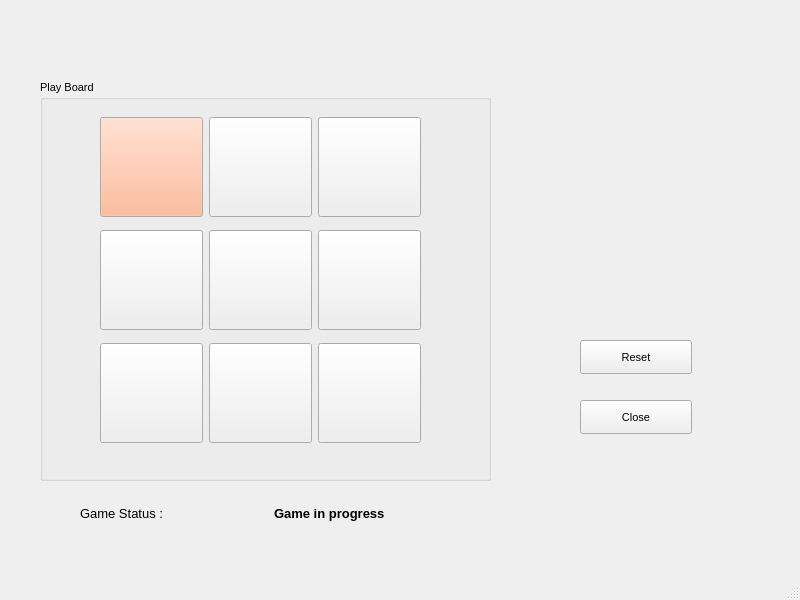
<?xml version="1.0" encoding="UTF-8"?>
<ui version="4.0">
 <class>TicTacToe</class>
 <widget class="QMainWindow" name="TicTacToe">
  <property name="enabled">
   <bool>true</bool>
  </property>
  <property name="geometry">
   <rect>
    <x>0</x>
    <y>0</y>
    <width>800</width>
    <height>600</height>
   </rect>
  </property>
  <property name="font">
   <font>
    <pointsize>8</pointsize>
   </font>
  </property>
  <property name="windowTitle">
   <string>TicTacToe</string>
  </property>
  <property name="windowOpacity">
   <double>4.000000000000000</double>
  </property>
  <property name="autoFillBackground">
   <bool>true</bool>
  </property>
  <widget class="QWidget" name="centralwidget">
   <widget class="QGroupBox" name="groupBox">
    <property name="geometry">
     <rect>
      <x>40</x>
      <y>80</y>
      <width>451</width>
      <height>401</height>
     </rect>
    </property>
    <property name="autoFillBackground">
     <bool>true</bool>
    </property>
    <property name="title">
     <string>Play Board</string>
    </property>
    <widget class="QWidget" name="">
     <property name="geometry">
      <rect>
       <x>60</x>
       <y>30</y>
       <width>321</width>
       <height>340</height>
      </rect>
     </property>
     <layout class="QGridLayout" name="gridLayout">
      <item row="0" column="0">
       <widget class="QPushButton" name="pushButton_00">
        <property name="enabled">
         <bool>true</bool>
        </property>
        <property name="minimumSize">
         <size>
          <width>100</width>
          <height>100</height>
         </size>
        </property>
        <property name="palette">
         <palette>
          <active>
           <colorrole role="Button">
            <brush brushstyle="SolidPattern">
             <color alpha="255">
              <red>255</red>
              <green>170</green>
              <blue>127</blue>
             </color>
            </brush>
           </colorrole>
          </active>
          <inactive>
           <colorrole role="Button">
            <brush brushstyle="SolidPattern">
             <color alpha="255">
              <red>255</red>
              <green>170</green>
              <blue>127</blue>
             </color>
            </brush>
           </colorrole>
          </inactive>
          <disabled>
           <colorrole role="Button">
            <brush brushstyle="SolidPattern">
             <color alpha="255">
              <red>255</red>
              <green>170</green>
              <blue>127</blue>
             </color>
            </brush>
           </colorrole>
          </disabled>
         </palette>
        </property>
        <property name="font">
         <font>
          <pointsize>45</pointsize>
         </font>
        </property>
        <property name="autoFillBackground">
         <bool>false</bool>
        </property>
        <property name="text">
         <string/>
        </property>
        <property name="checkable">
         <bool>false</bool>
        </property>
       </widget>
      </item>
      <item row="0" column="2">
       <widget class="QPushButton" name="pushButton_02">
        <property name="minimumSize">
         <size>
          <width>100</width>
          <height>100</height>
         </size>
        </property>
        <property name="font">
         <font>
          <pointsize>45</pointsize>
         </font>
        </property>
        <property name="autoFillBackground">
         <bool>false</bool>
        </property>
        <property name="text">
         <string/>
        </property>
       </widget>
      </item>
      <item row="0" column="1">
       <widget class="QPushButton" name="pushButton_01">
        <property name="minimumSize">
         <size>
          <width>100</width>
          <height>100</height>
         </size>
        </property>
        <property name="font">
         <font>
          <pointsize>45</pointsize>
         </font>
        </property>
        <property name="autoFillBackground">
         <bool>false</bool>
        </property>
        <property name="text">
         <string/>
        </property>
       </widget>
      </item>
      <item row="1" column="0">
       <widget class="QPushButton" name="pushButton_10">
        <property name="minimumSize">
         <size>
          <width>100</width>
          <height>100</height>
         </size>
        </property>
        <property name="font">
         <font>
          <pointsize>45</pointsize>
         </font>
        </property>
        <property name="autoFillBackground">
         <bool>false</bool>
        </property>
        <property name="text">
         <string/>
        </property>
       </widget>
      </item>
      <item row="2" column="0">
       <widget class="QPushButton" name="pushButton_20">
        <property name="minimumSize">
         <size>
          <width>100</width>
          <height>100</height>
         </size>
        </property>
        <property name="font">
         <font>
          <pointsize>45</pointsize>
         </font>
        </property>
        <property name="autoFillBackground">
         <bool>false</bool>
        </property>
        <property name="text">
         <string/>
        </property>
       </widget>
      </item>
      <item row="2" column="1">
       <widget class="QPushButton" name="pushButton_21">
        <property name="minimumSize">
         <size>
          <width>100</width>
          <height>100</height>
         </size>
        </property>
        <property name="font">
         <font>
          <pointsize>45</pointsize>
         </font>
        </property>
        <property name="autoFillBackground">
         <bool>false</bool>
        </property>
        <property name="text">
         <string/>
        </property>
       </widget>
      </item>
      <item row="1" column="1">
       <widget class="QPushButton" name="pushButton_11">
        <property name="minimumSize">
         <size>
          <width>100</width>
          <height>100</height>
         </size>
        </property>
        <property name="font">
         <font>
          <pointsize>45</pointsize>
          <kerning>true</kerning>
         </font>
        </property>
        <property name="autoFillBackground">
         <bool>false</bool>
        </property>
        <property name="text">
         <string/>
        </property>
       </widget>
      </item>
      <item row="1" column="2">
       <widget class="QPushButton" name="pushButton_12">
        <property name="minimumSize">
         <size>
          <width>100</width>
          <height>100</height>
         </size>
        </property>
        <property name="font">
         <font>
          <pointsize>45</pointsize>
         </font>
        </property>
        <property name="autoFillBackground">
         <bool>false</bool>
        </property>
        <property name="text">
         <string/>
        </property>
       </widget>
      </item>
      <item row="2" column="2">
       <widget class="QPushButton" name="pushButton_22">
        <property name="minimumSize">
         <size>
          <width>100</width>
          <height>100</height>
         </size>
        </property>
        <property name="font">
         <font>
          <pointsize>45</pointsize>
         </font>
        </property>
        <property name="autoFillBackground">
         <bool>false</bool>
        </property>
        <property name="text">
         <string/>
        </property>
       </widget>
      </item>
     </layout>
    </widget>
   </widget>
   <widget class="QPushButton" name="pushButton">
    <property name="geometry">
     <rect>
      <x>580</x>
      <y>400</y>
      <width>112</width>
      <height>34</height>
     </rect>
    </property>
    <property name="text">
     <string>Close</string>
    </property>
   </widget>
   <widget class="QPushButton" name="pushButton_2">
    <property name="geometry">
     <rect>
      <x>580</x>
      <y>340</y>
      <width>112</width>
      <height>34</height>
     </rect>
    </property>
    <property name="text">
     <string>Reset</string>
    </property>
   </widget>
   <widget class="QWidget" name="">
    <property name="geometry">
     <rect>
      <x>80</x>
      <y>500</y>
      <width>381</width>
      <height>27</height>
     </rect>
    </property>
    <layout class="QHBoxLayout" name="horizontalLayout">
     <item>
      <widget class="QLabel" name="label">
       <property name="font">
        <font>
         <pointsize>10</pointsize>
        </font>
       </property>
       <property name="text">
        <string>Game Status :</string>
       </property>
      </widget>
     </item>
     <item>
      <widget class="QLabel" name="label_2">
       <property name="minimumSize">
        <size>
         <width>10</width>
         <height>0</height>
        </size>
       </property>
       <property name="baseSize">
        <size>
         <width>5</width>
         <height>0</height>
        </size>
       </property>
       <property name="font">
        <font>
         <pointsize>10</pointsize>
         <weight>75</weight>
         <bold>true</bold>
        </font>
       </property>
       <property name="text">
        <string>Game in progress</string>
       </property>
      </widget>
     </item>
    </layout>
   </widget>
  </widget>
  <widget class="QMenuBar" name="menubar">
   <property name="geometry">
    <rect>
     <x>0</x>
     <y>0</y>
     <width>800</width>
     <height>28</height>
    </rect>
   </property>
  </widget>
  <widget class="QStatusBar" name="statusbar"/>
 </widget>
 <resources/>
 <connections>
  <connection>
   <sender>pushButton</sender>
   <signal>clicked()</signal>
   <receiver>TicTacToe</receiver>
   <slot>close()</slot>
   <hints>
    <hint type="sourcelabel">
     <x>645</x>
     <y>453</y>
    </hint>
    <hint type="destinationlabel">
     <x>694</x>
     <y>534</y>
    </hint>
   </hints>
  </connection>
 </connections>
</ui>
